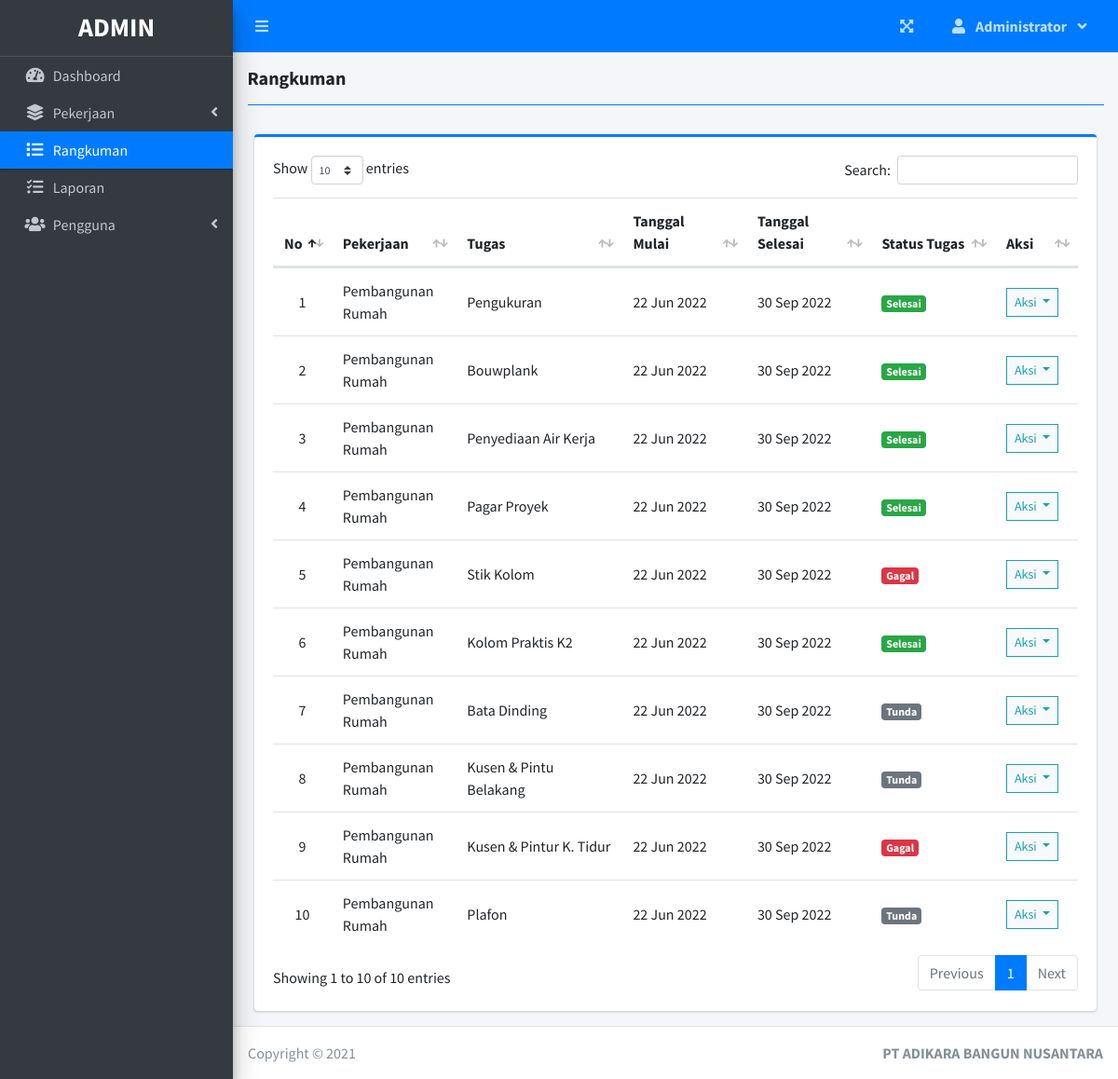
The app's page /index.php?page=rangkuman (signed in) with its own data.
### tables this page shows
CREATE TABLE `task_list` (
  `id` int(30) NOT NULL,
  `project_id` int(30) NOT NULL,
  `task` varchar(200) NOT NULL,
  `description` text NOT NULL,
  `status` tinyint(4) NOT NULL,
  `date_created` datetime NOT NULL DEFAULT current_timestamp()
);

CREATE TABLE `project_list` (
  `id` int(30) NOT NULL,
  `name` varchar(200) NOT NULL,
  `description` text NOT NULL,
  `client` text NOT NULL,
  `price` decimal(11,0) NOT NULL,
  `status` tinyint(2) NOT NULL,
  `start_date` date NOT NULL,
  `end_date` date NOT NULL,
  `manager_id` int(30) NOT NULL,
  `user_ids` text NOT NULL,
  `date_created` datetime NOT NULL DEFAULT current_timestamp()
);

### rangkuman.php (the view, shortened to what this page needs)
<?php include 'db_connect.php' ?>
<div class="col-lg-12">
	<div class="card card-outline card-primary">
		<div class="card-body">
			<table class="table tabe-hover table-condensed" id="list">
				<colgroup>
					<col width="5%">
					<col width="15%">
					<col width="20%">
					<col width="15%">
					<col width="15%">
					<col width="15%">
					<col width="10%">
				</colgroup>
				<thead>
					<tr>
						<th>No</th>
						<th>Pekerjaan</th>
						<th>Tugas</th>
						<th>Tanggal Mulai</th>
						<th>Tanggal Selesai</th>
						<th>Status Tugas</th>
						<th>Aksi</th>
					</tr>
				</thead>
				<tbody>
					<?php
					$i = 1;
					$where = "";
					$qry = $conn->query("SELECT t.*,p.name as pname,p.start_date,p.status as pstatus, p.end_date,p.id as pid
							FROM task_list t inner join project_list p on p.id = t.project_id $where order by p.name asc");
					while ($row = $qry->fetch_assoc()) :
						$cprog = $conn->query("SELECT * FROM task_list where project_id = {$row['pid']} and status = 3")->num_rows;
						$prod = $conn->query("SELECT * FROM user_productivity where project_id = {$row['pid']}")->num_rows;
						if ($row['pstatus'] == 0 && strtotime(date('Y-m-d')) >= strtotime($row['start_date'])) :
							if ($prod  > 0  || $cprog > 0)
								$row['pstatus'] = 2;
							else
								$row['pstatus'] = 1;
						elseif ($row['pstatus'] == 0 && strtotime(date('Y-m-d')) > strtotime($row['end_date'])) :
							$row['pstatus'] = 4;
						endif;
					?>
						<tr>
							<td class="text-center"><?php echo $i++ ?></td>
							<td>
								<p><?php echo ucwords($row['pname']) ?></p>
							</td>
							<td>
								<p><?php echo ucwords($row['task']) ?></p>
							</td>
							<td><?php echo date("d M Y", strtotime($row['start_date'])) ?></td>
							<td><?php echo date("d M Y", strtotime($row['end_date'])) ?></td>
							<td>
								<?php
								if ($row['status'] == 1) {
									echo "<span class='badge badge-secondary'>Tunda</span>";
								} elseif ($row['status'] == 2) {
									echo "<span class='badge badge-primary'>Proses</span>";
								} elseif ($row['status'] == 3) {
									echo "<span class='badge badge-success'>Selesai</span>";
								} elseif ($row['status'] == 4) {
									echo "<span class='badge badge-danger'>Gagal</span>";
								}
								?>
							</td>
							<td>
								<button type="button" class="btn btn-default btn-sm btn-flat border-info wave-effect text-info dropdown-toggle" data-toggle="dropdown" aria-expanded="true">
									Aksi
								</button>
							</td>
						</tr>
					<?php endwhile; ?>
				</tbody>
			</table>
		</div>
	</div>
</div>

### index.php (shortened to what this page needs)
<!DOCTYPE html>
<html lang="en">
<?php
include 'header.php'
?>
<body class="hold-transition sidebar-mini layout-fixed layout-navbar-fixed layout-footer-fixed">
  <div class="wrapper">
    <?php include 'topbar.php' ?>
    <?php include 'sidebar.php' ?>
    <div class="content-wrapper">
      <div class="content-header">
        <div class="container-fluid">
          <div class="row mb-2">
            <div class="col-sm-6">
              <h5 class="m-0"><b><?php echo $title ?></b></h5>
            </div>
          </div>
          <hr class="border-primary">
        </div>
      </div>
      <section class="content">
        <div class="container-fluid">
          <?php
          $page = isset($_GET['page']) ? $_GET['page'] : 'home';
          if (!file_exists($page . ".php")) {
            include '404.html';
          } else {
            include $page . '.php';
          }
          ?>
        </div>
      </section>
    </div>
    <footer class="main-footer">
      Copyright &copy; 2021
      <div class="float-right d-none d-sm-inline-block">
        <b>PT ADIKARA BANGUN NUSANTARA</b>
      </div>
    </footer>
  </div>
</body>
</html>

### header.php (shortened to what this page needs)
<head>
  <?php
  $title = isset($_GET['page']) ? ucwords(str_replace("_", ' ', $_GET['page'])) : "Home";
  ?>
  <link rel="stylesheet" href="assets/plugins/fontawesome-free/css/all.min.css">
  <link rel="stylesheet" href="assets/plugins/overlayScrollbars/css/OverlayScrollbars.min.css">
  <link rel="stylesheet" href="assets/plugins/datatables-bs4/css/dataTables.bootstrap4.min.css">
  <link rel="stylesheet" href="assets/plugins/datatables-responsive/css/responsive.bootstrap4.min.css">
  <link rel="stylesheet" href="assets/plugins/datatables-buttons/css/buttons.bootstrap4.min.css">
  <link rel="stylesheet" href="assets/plugins/select2/css/select2.min.css">
  <link rel="stylesheet" href="assets/plugins/select2-bootstrap4-theme/select2-bootstrap4.min.css">
  <link rel="stylesheet" href="assets/plugins/sweetalert2-theme-bootstrap-4/bootstrap-4.min.css">
  <link rel="stylesheet" href="assets/plugins/toastr/toastr.min.css">
  <link rel="stylesheet" href="assets/plugins/dropzone/min/dropzone.min.css">
  <link rel="stylesheet" href="assets/dist/css/jquery.datetimepicker.min.css">
  <link rel="stylesheet" href="assets/plugins/icheck-bootstrap/icheck-bootstrap.min.css">
  <link rel="stylesheet" href="assets/plugins/bootstrap4-toggle/css/bootstrap4-toggle.min.css">
  <link rel="stylesheet" href="assets/dist/css/adminlte.min.css">
  <link rel="stylesheet" href="assets/dist/css/styles.css">
  <link rel="stylesheet" href="assets/plugins/summernote/summernote-bs4.min.css">
</head>

### topbar.php (shortened to what this page needs)
<nav class="main-header navbar navbar-expand navbar-primary navbar-dark ">
  <ul class="navbar-nav">
    <?php if (isset($_SESSION['login_id'])) : ?>
      <li class="nav-item">
        <a class="nav-link" data-widget="pushmenu" href="" role="button"><i class="fas fa-bars"></i></a>
      </li>
    <?php endif; ?>
  </ul>
  <ul class="navbar-nav ml-auto">
    <li class="nav-item">
      <a class="nav-link" data-widget="fullscreen" href="#" role="button">
        <i class="fas fa-expand-arrows-alt"></i>
      </a>
    </li>
    <li class="nav-item dropdown">
      <a class="nav-link" data-toggle="dropdown" aria-expanded="true" href="javascript:void(0)">
        <span>
          <div class="d-felx badge-pill">
            <span class="fa fa-user mr-2"></span>
            <span><b><?php echo ucwords($_SESSION['login_firstname']) ?></b></span>
            <span class="fa fa-angle-down ml-2"></span>
          </div>
        </span>
      </a>
    </li>
  </ul>
</nav>

### sidebar.php (shortened to what this page needs)
<aside class="main-sidebar sidebar-dark-primary elevation-4">
  <div class="dropdown">
    <a href="./" class="brand-link">
      <?php if ($_SESSION['login_type'] == 1) : ?>
        <h3 class="text-center p-0 m-0"><b>ADMIN</b></h3>
      <?php else : ?>
        <h3 class="text-center p-0 m-0"><b>USER</b></h3>
      <?php endif; ?>
    </a>
  </div>
  <div class="sidebar pb-4 mb-4">
    <nav class="mt-2">
      <ul class="nav nav-pills nav-sidebar flex-column nav-flat" data-widget="treeview" role="menu" data-accordion="false">
        <li class="nav-item dropdown">
          <a href="./" class="nav-link nav-home">
            <i class="nav-icon fas fa-tachometer-alt"></i>
            <p>
              Dashboard
            </p>
          </a>
        </li>
        <li class="nav-item">
          <a href="#" class="nav-link nav-edit_project nav-view_project">
            <i class="nav-icon fas fa-layer-group"></i>
            <p>
              Pekerjaan
              <i class="right fas fa-angle-left"></i>
            </p>
          </a>
        </li>
        <li class="nav-item">
          <a href="./index.php?page=rangkuman" class="nav-link nav-rangkuman">
            <i class="fa fa-list nav-icon"></i>
            <p>Rangkuman</p>
          </a>
        </li>
        <?php if ($_SESSION['login_type'] != 3) : ?>
          <li class="nav-item">
            <a href="./index.php?page=laporan" class="nav-link nav-laporan">
              <i class="fa fa-tasks nav-icon"></i>
              <p>Laporan</p>
            </a>
          </li>
        <?php endif; ?>
        <?php if ($_SESSION['login_type'] == 1) : ?>
          <li class="nav-item">
            <a href="#" class="nav-link nav-edit_user">
              <i class="nav-icon fas fa-users"></i>
              <p>
                Pengguna
                <i class="right fas fa-angle-left"></i>
              </p>
            </a>
          </li>
        <?php endif; ?>
      </ul>
    </nav>
  </div>
</aside>

### rangkuman.php (style rules this page uses)
table p { margin: unset !important; }
table td { vertical-align: middle !important }

### records on screen
task_list: project_list.name "Pembangunan Rumah", task "Pengukuran", project_list.start_date "22 Jun 2022", project_list.end_date "30 Sep 2022", status "Selesai"
task_list: project_list.name "Pembangunan Rumah", task "Bouwplank", project_list.start_date "22 Jun 2022", project_list.end_date "30 Sep 2022", status "Selesai"
task_list: project_list.name "Pembangunan Rumah", task "Penyediaan Air Kerja", project_list.start_date "22 Jun 2022", project_list.end_date "30 Sep 2022", status "Selesai"
task_list: project_list.name "Pembangunan Rumah", task "Pagar Proyek", project_list.start_date "22 Jun 2022", project_list.end_date "30 Sep 2022", status "Selesai"
task_list: project_list.name "Pembangunan Rumah", task "Stik Kolom", project_list.start_date "22 Jun 2022", project_list.end_date "30 Sep 2022", status "Gagal"
task_list: project_list.name "Pembangunan Rumah", task "Kolom Praktis K2", project_list.start_date "22 Jun 2022", project_list.end_date "30 Sep 2022", status "Selesai"
task_list: project_list.name "Pembangunan Rumah", task "Bata Dinding", project_list.start_date "22 Jun 2022", project_list.end_date "30 Sep 2022", status "Tunda"
task_list: project_list.name "Pembangunan Rumah", task "Kusen & Pintu Belakang", project_list.start_date "22 Jun 2022", project_list.end_date "30 Sep 2022", status "Tunda"
task_list: project_list.name "Pembangunan Rumah", task "Kusen & Pintur K. Tidur", project_list.start_date "22 Jun 2022", project_list.end_date "30 Sep 2022", status "Gagal"
task_list: project_list.name "Pembangunan Rumah", task "Plafon", project_list.start_date "22 Jun 2022", project_list.end_date "30 Sep 2022", status "Tunda"

### other values on screen
$_SESSION['login_firstname'] "Administrator"
$title "Rangkuman"
